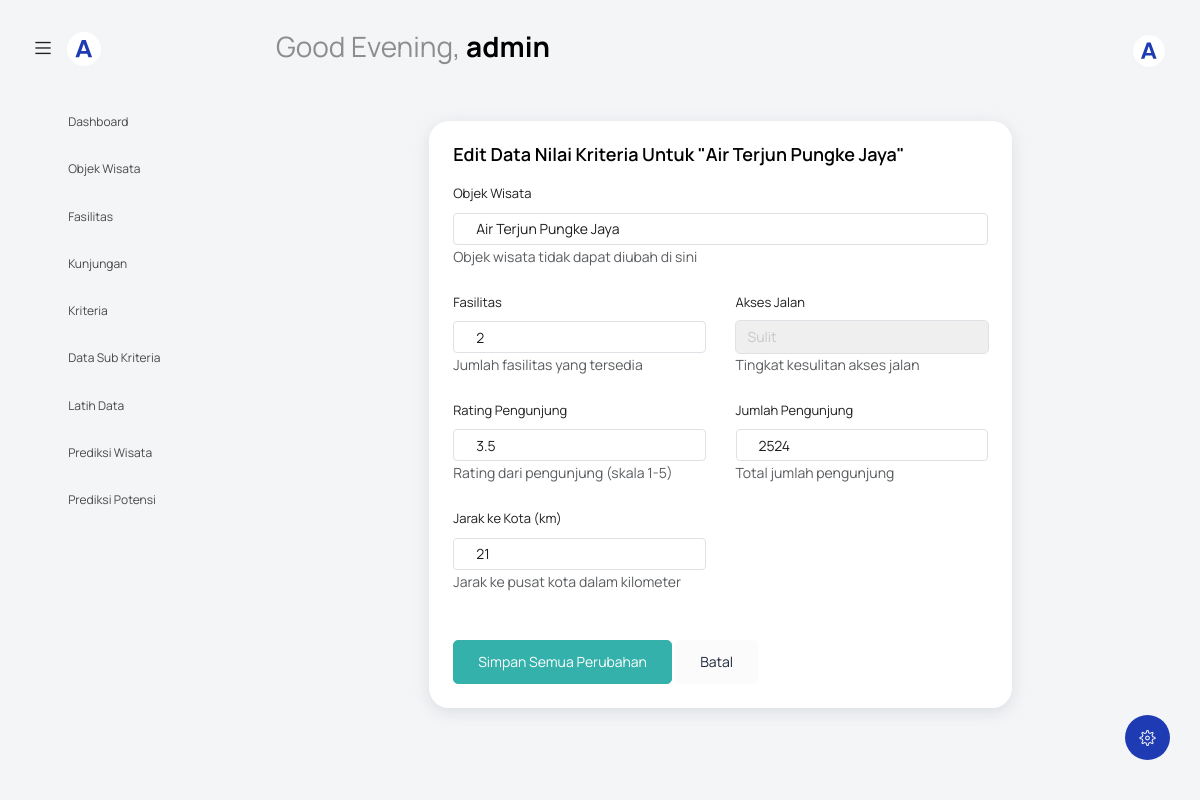
Page /index.php?page=data_kriteria_edit&id_objek=46 (signed in) on the committed database.
### tables this page shows
CREATE TABLE `objek_wisata` (
  `id_objek` int(11) NOT NULL,
  `nama_objek` varchar(100) NOT NULL,
  `deskripsi` text DEFAULT NULL,
  `kecamatan` varchar(100) DEFAULT NULL,
  `latitude` varchar(100) DEFAULT NULL,
  `longitude` varchar(100) DEFAULT NULL,
  `foto` varchar(255) DEFAULT NULL
);

CREATE TABLE `data_kriteria` (
  `id_data_kriteria` int(11) NOT NULL,
  `id_objek` int(11) NOT NULL,
  `id_kriteria` int(11) NOT NULL,
  `nilai` varchar(100) NOT NULL
);

### view/data-kriteria/edit-data.php (the view, shortened to what this page needs)
<?php include('view/template/header.php'); ?>
<?php
include('koneksi.php');
$id_objek = isset($_GET['id_objek']) ? $_GET['id_objek'] : 0;
$query_objek = "SELECT * FROM objek_wisata WHERE id_objek = '$id_objek'";
$result_objek = mysqli_query($conn, $query_objek);
$data_objek = mysqli_fetch_assoc($result_objek);
$data_kriteria = [];
$query_kriteria = "SELECT dk.*, k.nama_kriteria
                  FROM data_kriteria dk
                  JOIN kriteria k ON dk.id_kriteria = k.id_kriteria
                  WHERE dk.id_objek = '$id_objek'";
$result_kriteria = mysqli_query($conn, $query_kriteria);
while ($row = mysqli_fetch_assoc($result_kriteria)) {
  $data_kriteria[$row['id_kriteria']] = [
    'id_data_kriteria' => $row['id_data_kriteria'],
    'nilai' => $row['nilai'],
    'nama_kriteria' => $row['nama_kriteria']
  ];
}
?>
<body class="with-welcome-text">
  <div class="container-scroller">
    <?php include 'view/template/navbar.php'; ?>
    <div class="container-fluid page-body-wrapper">
      <?php include 'view/template/setting_panel.php'; ?>
      <?php include 'view/template/sidebar.php'; ?>
      <div class="main-panel">
        <div class="content-wrapper">
          <div class="row">
            <div class="col-md-8 mx-auto">
              <div class="card">
                <div class="card-body">
                  <h4 class="card-title">Edit Data Nilai Kriteria untuk "<?php echo htmlspecialchars($data_objek['nama_objek']); ?>"</h4>
                  <form action="controller/data-kriteria.php?aksi=update_all" method="POST">
                    <div class="form-group">
                      <label for="nama_objek">Objek Wisata</label>
                      <input type="text" class="form-control" value="<?php echo htmlspecialchars($data_objek['nama_objek']); ?>" readonly>
                      <small class="form-text text-muted">Objek wisata tidak dapat diubah di sini</small>
                    </div>
                    <div class="row">
                      <div class="col-md-6">
                        <div class="form-group">
                          <label for="nilai_1">Fasilitas</label>
                          <?php
                          $nilai_1 = isset($data_kriteria[1]) ? $data_kriteria[1]['nilai'] : '';
                          ?>
                          <input type="number" step="any" name="nilai[1]" id="nilai_1" class="form-control" value="<?php echo $nilai_1; ?>" placeholder="Jumlah fasilitas">
                          <small class="form-text text-muted">Jumlah fasilitas yang tersedia</small>
                        </div>
                      </div>
                      <div class="col-md-6">
                        <div class="form-group">
                          <label for="nilai_2">Akses Jalan</label>
                          <?php
                          $nilai_2 = isset($data_kriteria[2]) ? $data_kriteria[2]['nilai'] : '';
                          ?>
                          <select name="nilai[2]" id="nilai_2" class="form-control">
                            <option value="1" <?php echo ($nilai_2 == 1) ? 'selected' : ''; ?>>Sulit</option>
                          </select>
                          <small class="form-text text-muted">Tingkat kesulitan akses jalan</small>
                        </div>
                      </div>
                    </div>
                    <div class="row">
                      <div class="col-md-6">
                        <div class="form-group">
                          <label for="nilai_3">Rating Pengunjung</label>
                          <?php
                          $nilai_3 = isset($data_kriteria[3]) ? $data_kriteria[3]['nilai'] : '';
                          ?>
                          <input type="number" step="0.1" min="1" max="5" name="nilai[3]" id="nilai_3" class="form-control" value="<?php echo $nilai_3; ?>" placeholder="Rating 1-5">
                          <small class="form-text text-muted">Rating dari pengunjung (skala 1-5)</small>
                        </div>
                      </div>
                      <div class="col-md-6">
                        <div class="form-group">
                          <label for="nilai_4">Jumlah Pengunjung</label>
                          <?php
                          $nilai_4 = isset($data_kriteria[4]) ? $data_kriteria[4]['nilai'] : '';
                          ?>
                          <input type="number" step="1" min="0" name="nilai[4]" id="nilai_4" class="form-control" value="<?php echo $nilai_4; ?>" placeholder="Total pengunjung">
                          <small class="form-text text-muted">Total jumlah pengunjung</small>
                        </div>
                      </div>
                    </div>
                    <div class="row">
                      <div class="col-md-6">
                        <div class="form-group">
                          <label for="nilai_6">Jarak ke Kota (km)</label>
                          <?php
                          $nilai_6 = isset($data_kriteria[6]) ? $data_kriteria[6]['nilai'] : '';
                          ?>
                          <input type="number" step="0.1" min="0" name="nilai[6]" id="nilai_6" class="form-control" value="<?php echo $nilai_6; ?>" placeholder="Jarak dalam km">
                          <small class="form-text text-muted">Jarak ke pusat kota dalam kilometer</small>
                        </div>
                      </div>
                    </div>
                    <div class="mt-4">
                      <button type="submit" class="btn btn-success">Simpan Semua Perubahan</button>
                      <a href="index.php?page=data_kriteria" class="btn btn-light">Batal</a>
                    </div>
                  </form>
                </div>
              </div>
            </div>
          </div>
        </div>
      </div>
    </div>
  </div>
</body>
</html>

### rows in the picture
objek_wisata: nama_objek "Air Terjun Pungke Jaya"
data_kriteria: nilai "2"
data_kriteria: nilai "Sulit"
data_kriteria: nilai "3.5"
data_kriteria: nilai "2524"
data_kriteria: nilai "21"

### other values in the picture
$namaPengguna "admin"
$item['title'] "Dashboard"
$item['title'] "Objek Wisata"
$item['title'] "Fasilitas"
$item['title'] "Kunjungan"
$item['title'] "Kriteria"
$item['title'] "Data Sub Kriteria"
$item['title'] "Latih Data"
$item['title'] "Prediksi Wisata"
$item['title'] "Prediksi Potensi"
